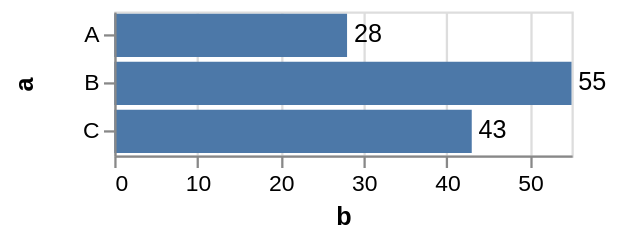

Write a Vega-Lite specification for this figure.
### Vega specification from a JSON file in a GitHub repository (floating-point values rounded to 4 significant figures)
{"$schema": "https://vega.github.io/schema/vega/v3.json", "description": "A simple bar chart with embedded data.", "autosize": "pad", "padding": 5, "width": 200, "style": "cell", "data": [{"name": "source_0", "values": [{"a": "A", "b": 28}, {"a": "B", "b": 55}, {"a": "C", "b": 43}]}, {"name": "data_1", "source": "source_0", "transform": [{"type": "formula", "expr": "toNumber(datum[\"b\"])", "as": "b"}, {"type": "filter", "expr": "datum[\"b\"] !== null && !isNaN(datum[\"b\"])"}]}, {"name": "data_2", "source": "source_0", "transform": [{"type": "formula", "expr": "toNumber(datum[\"b\"])", "as": "b"}, {"type": "filter", "expr": "datum[\"b\"] !== null && !isNaN(datum[\"b\"])"}]}], "signals": [{"name": "y_step", "value": 21}, {"name": "height", "update": "bandspace(domain('y').length, 0.1, 0.05) * y_step"}], "marks": [{"name": "layer_0_marks", "type": "rect", "style": ["bar"], "from": {"data": "data_1"}, "encode": {"update": {"fill": {"value": "#4c78a8"}, "x": {"scale": "x", "field": "b"}, "x2": {"scale": "x", "value": 0}, "y": {"scale": "y", "field": "a"}, "height": {"scale": "y", "band": true}}}}, {"name": "layer_1_marks", "type": "text", "style": ["text", "label"], "from": {"data": "data_2"}, "encode": {"update": {"fill": {"value": "black"}, "x": {"scale": "x", "field": "b"}, "y": {"scale": "y", "field": "a", "band": 0.5}, "text": {"signal": "format(datum[\"b\"], \"\")"}}}}], "scales": [{"name": "x", "type": "linear", "domain": {"fields": [{"data": "data_1", "field": "b"}, {"data": "data_2", "field": "b"}]}, "range": [0, {"signal": "width"}], "nice": true, "zero": true}, {"name": "y", "type": "band", "domain": {"fields": [{"data": "data_1", "field": "a"}, {"data": "data_2", "field": "a"}], "sort": true}, "range": {"step": {"signal": "y_step"}}, "paddingInner": 0.1, "paddingOuter": 0.05}], "axes": [{"scale": "x", "orient": "bottom", "grid": false, "title": "b", "labelFlush": true, "labelOverlap": true, "tickCount": {"signal": "ceil(width/40)"}, "zindex": 1}, {"scale": "x", "orient": "bottom", "grid": true, "tickCount": {"signal": "ceil(width/40)"}, "gridScale": "y", "domain": false, "labels": false, "maxExtent": 0, "minExtent": 0, "ticks": false, "zindex": 0}, {"scale": "y", "orient": "left", "grid": false, "title": "a", "labelOverlap": true, "zindex": 1}], "config": {"axisY": {"minExtent": 30}, "style": {"label": {"align": "left", "baseline": "middle", "dx": 3}}}}
